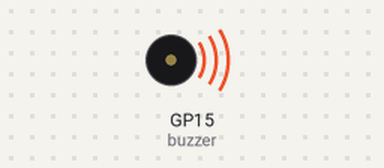
A program run on a simulated Raspberry Pi Pico running MicroPython. Parts: buzzer (waves = sounding). At 1.2 s the program stops and its outputs stay as they are.

Above: at 0.1 s.
At 1.3 s:
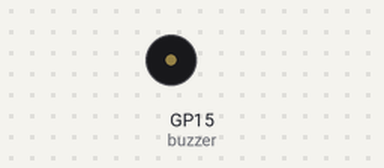
Timing chart, 0 to 2.7 s (numbered marks = the images above):
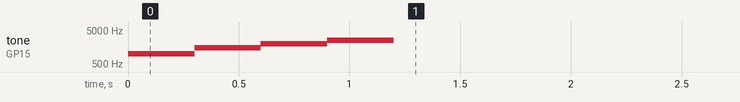

Measured:
- by itself, tone on GP15 (buzzer): plays 1000 Hz for 0.30 s, 1500 Hz for 0.30 s, 2000 Hz for 0.30 s, 2500 Hz for 0.30 s

The program:

example.py
```python
# Uses PWM on a Raspberry Pi Pico GPIO to output a sequence of increasing frequencies (1000–2500 Hz) to the buzzer, then silences it.
#
# Buy this module: https://shillehtek.com/products/ky-006-passive-piezo-buzzer-alarm-module-for-arduino-projects
# Full manual: https://shillehtek.com/blogs/shillehtek-product-manuals/ky-006-passive-piezo-buzzer-alarm-module-for-arduino-projects-manual
# More examples: https://github.com/shillehbean/shillehtek-examples
#

# KY-006 on Raspberry Pi Pico - PWM tone (MicroPython)
# Wire S to GP15, +Vin to 3V3 (OUT), - to GND

from machine import Pin, PWM
import time

buzzer = PWM(Pin(15))
buzzer.duty_u16(32768)        # 50% duty cycle

for freq in [1000, 1500, 2000, 2500]:
    buzzer.freq(freq)
    time.sleep(0.3)

buzzer.duty_u16(0)            # silence
buzzer.deinit()
```
